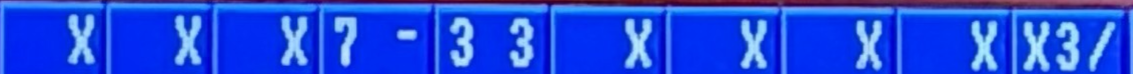
#> input picture backend/app/IMG_3184.png, 1133 x 74 px
$ python -i convert.py   (imports and definitions only)
#> lines starting #> are read from the running program, lines starting #| are printed output that depends on the picture; after the words box and inside, x2 and y2 are one past the last pixel; in counts of white or black regions, pixels touching at a corner belong together
"""
convert.py

Normalizes any uploaded image (JPEG, PNG, HEIC, WEBP, etc.) to PNG bytes,
since that's the format ocr.py / the vision model expects.

Also downscales large images before encoding - phone photos are often
3000-4000px on the long edge, which is far more resolution than the
vision model needs (and just costs bandwidth/tokens for no OCR benefit).

Pulled out of ocr.py's old __main__ block so both the CLI and the web app
use the exact same conversion step.
"""

import os
from io import BytesIO

import cv2
import numpy as np
import math
import pillow_heif
from PIL import Image, ImageOps
from datetime import datetime

# [3 lines not run here, left out]

# Long-edge cap in pixels. Gemini and most vision models internally resize/tile
# above roughly this range anyway, so sending more doesn't improve OCR accuracy.
# Override with MAX_IMAGE_DIMENSION env var if scoreboard text is coming out blurry.
MAX_IMAGE_DIMENSION = int(os.environ.get("MAX_IMAGE_DIMENSION", "1000"))

# Override with MAX_DETECTION_DIMENSION env var if detection is unreliable.
MAX_DETECTION_DIMENSION = int(os.environ.get("MAX_DETECTION_DIMENSION", "2000"))

# If the detected "screen" region is smaller than this fraction of the total
# image area, treat detection as unreliable and skip cropping. Guards against
# accidentally cropping to some other bright object in the ceiling.
MIN_CROP_AREA_FRACTION = 0.03

# Extra margin added around the detected screen so we don't clip the bezel
# or the very edge of the scoreboard's outermost column.
CROP_PADDING_FRACTION = 0.04


# [22 lines left out: function extract_capture_date, not called in this run]


def detect_scoreboard_box(img: Image.Image) -> tuple[int, int, int, int] | None:
    arr = np.array(img)
    img_bgr = cv2.cvtColor(arr, cv2.COLOR_RGB2BGR)
#> img_bgr is the input picture: shape (74, 1133, 3); mean B, G, R 223.6, 73.8, 31.9
    h_img, w_img = img_bgr.shape[:2]
#> h_img = 74; w_img = 1133
    img_cx, img_cy = w_img / 2, h_img / 2
#> img_cx = 566.5; img_cy = 37

    hsv = cv2.cvtColor(img_bgr, cv2.COLOR_BGR2HSV)
#> hsv: shape (74, 1133, 3); mean H, S, V 114.6, 221.5, 224.5
    _, s, v = cv2.split(hsv)
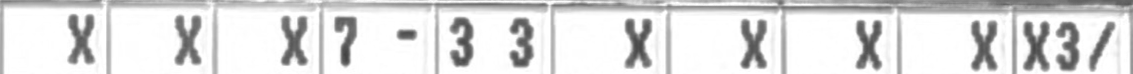
#> s: shape (74, 1133); min 66, max 255, mean 221.5
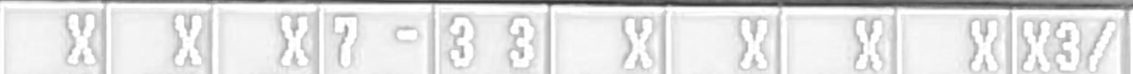
#> v: shape (74, 1133); min 46, max 255, mean 224.5
    mask = ((s > 60) & (v > 80)).astype(np.uint8) * 255
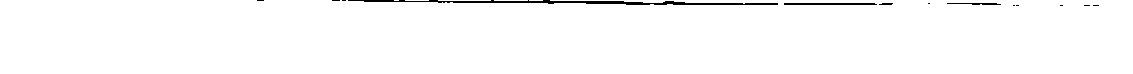
#> mask: shape (74, 1133); 98.5% white; black in thin lines or dots, all inside (x1, y1, x2, y2) = (257, 0, 1099, 6)

    # Larger closing kernel than before (35 vs 15) - bridges small gaps
    # like the divider line between a scoreboard's score grid and its
    # info bar, so the whole screen forms one blob instead of fragmenting.
    mask = cv2.morphologyEx(mask, cv2.MORPH_CLOSE, np.ones((35, 35), np.uint8))
#> mask: shape (74, 1133); every value is 255
    mask = cv2.morphologyEx(mask, cv2.MORPH_OPEN, np.ones((15, 15), np.uint8))

    # debug mask output for testing
    if os.environ.get("DEBUG_MASK"):
        Image.fromarray(mask).save("debug_mask.png")

    contours, _ = cv2.findContours(mask, cv2.RETR_EXTERNAL, cv2.CHAIN_APPROX_SIMPLE)
#> contours = [[[0, 0], [0, 73], [1132, 73], [1132, 0]]]
    if not contours:
        return None

    total_area = w_img * h_img
#> total_area = 83842
    candidates = [
        cv2.boundingRect(c) for c in contours
        if cv2.contourArea(c) >= total_area * MIN_CROP_AREA_FRACTION
    ]
#> candidates = [(0, 0, 1133, 74)]
    if not candidates:
        return None

    # A bowling scoreboard's roll grid and its info panel (name, speed,
    # team, lane graphic) are often two separate bright/saturated blobs
    # even after closing - e.g. if a divider line is thin or the panels
    # differ slightly in brightness. Picking only the single blob nearest
    # the image center can grab just the info panel and crop out the
    # actual roll grid entirely.
    #
    # Instead, keep every sufficiently large candidate that's reasonably
    # close to the frame center (so we don't pull in something unrelated,
    # like a lit sign off to the side), and take the union of their
    # bounding boxes. This tends to capture the whole lit display - all
    # of its panels - rather than just one piece of it.
    max_dist = math.hypot(w_img, h_img) / 2
#> max_dist = 567.7
    center_candidates = [
        box for box in candidates
        if dist_to_center(box, img_cx, img_cy) <= max_dist * 0.6
    ]
#> center_candidates = [(0, 0, 1133, 74)]
    if not center_candidates:
        # Nothing was close enough to center - fall back to the single
        # nearest candidate rather than refusing to crop at all.
        center_candidates = [min(candidates, key=lambda b: dist_to_center(b, img_cx, img_cy))]

    x0 = min(bx for bx, by, bw, bh in center_candidates)
#> x0 = 0
    y0 = min(by for bx, by, bw, bh in center_candidates)
#> y0 = 0
    x1 = max(bx + bw for bx, by, bw, bh in center_candidates)
#> x1 = 1133
    y1 = max(by + bh for bx, by, bw, bh in center_candidates)
#> y1 = 74
    w, h = x1 - x0, y1 - y0
#> w = 1133; h = 74
    x, y = x0, y0
#> x = 0; y = 0

    pad_x, pad_y = int(w * CROP_PADDING_FRACTION), int(h * CROP_PADDING_FRACTION)
#> pad_x = 45; pad_y = 2
    x0 = max(0, x - pad_x)
    y0 = max(0, y - pad_y)
    x1 = min(w_img, x + w + pad_x)
    y1 = min(h_img, y + h + pad_y)
    return (x0, y0, x1, y1)


def dist_to_center(box: tuple[int, int, int, int], cx: float, cy: float) -> float:
    x, y, w, h = box
    return math.hypot((x + w / 2) - cx, (y + h / 2) - cy)


# [32 lines left out: function to_png_bytes, not called in this run]

>>> import cv2
>>> picture = cv2.cvtColor(cv2.imread('IMG_3184.png'), cv2.COLOR_BGR2RGB)
>>> result = detect_scoreboard_box(picture)
#> result = (0, 0, 1133, 74)
